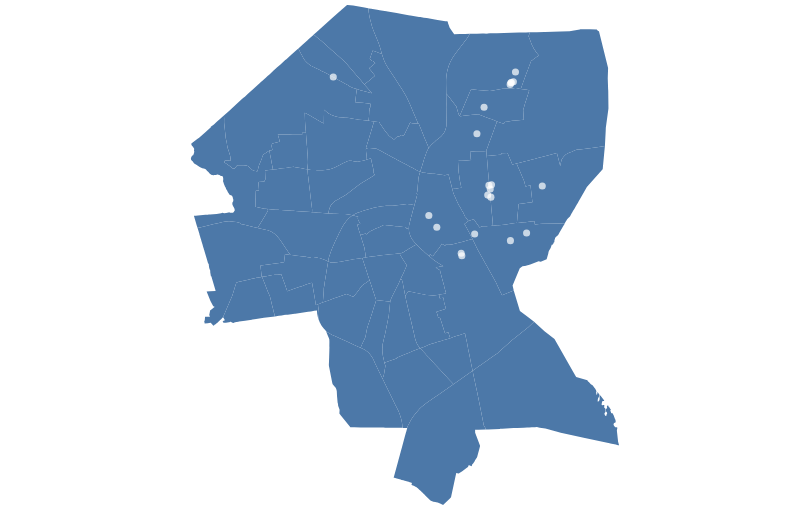

The cell this chart's notebook holds for it:
### Code cell
import altair as alt
import gpdvega 
# https://iliatimofeev.github.io/gpdvega/
# https://altair-viz.github.io/altair-tutorial/README.html

bg = alt.Chart(pvd).mark_geoshape(
).encode( 
).properties( 
    width=800,
    height=500
)

points = alt.Chart(current).mark_circle(color='#ffffff').encode(
    latitude='lat:Q',
    longitude='long:Q',
    size=alt.value(50),
)

bg + points
